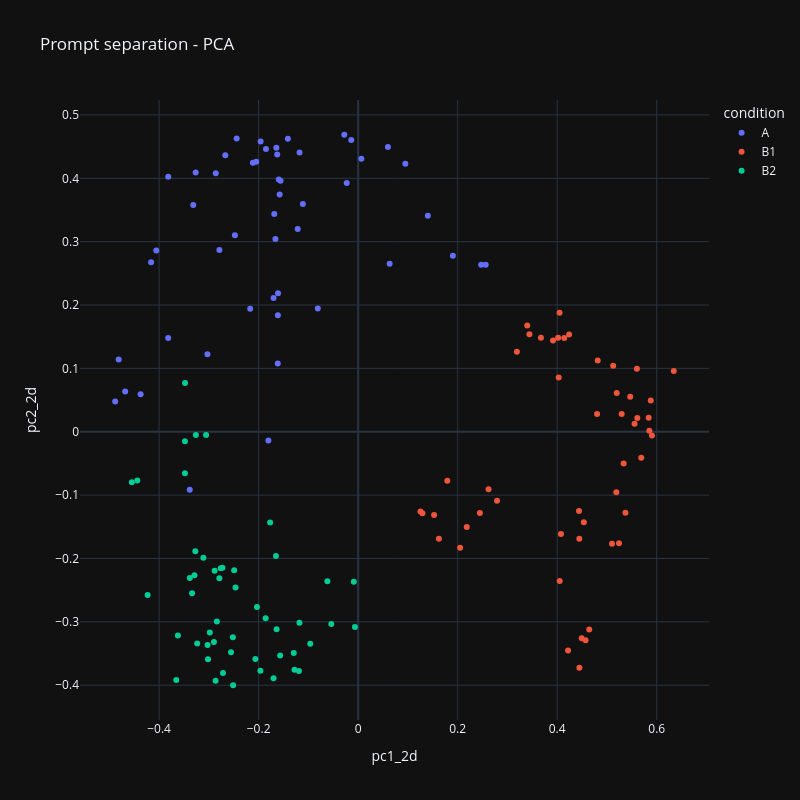

Notebook code cell kept with this figure:
### Code cell
fig = px.scatter(
    df,
    x="pc1_2d",
    y="pc2_2d",
    color="condition",
    template="plotly_dark",
    title='Prompt separation - PCA'
)
fig.update_layout(
    width=800,
    height=800,
)
fig.show()
